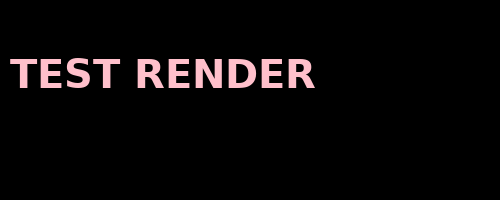
#> input picture generated_images/debug_overlay_test.png, 500 x 200 px; its folder holds only this picture in this run
$ python -i watermark.py   (imports and definitions only)
#> lines starting #> are read from the running program, lines starting #| are printed output that depends on the picture
"""
Intelligent Watermark System with Energy-Based Placement

This module provides sophisticated watermarking capabilities:
- Energy-based optimal placement using Sobel gradients
- Rotating logo pool for variety
- Dynamic text transformations (rotate, scale, skew) based on image content
- Logo + "@e-v-l-o-v-e.bsky.social" text composite watermarks
"""

import os
import json
import math
import numpy as np
from PIL import Image, ImageDraw, ImageFont, ImageFilter, ImageEnhance
from scipy import ndimage
from typing import Tuple, Optional, List
import logging

# --- Configuration ---
WATERMARK_OPACITY = 0.25  # Default opacity (0-1)
WATERMARK_MAX_SIZE_RATIO = 0.15  # Max watermark size relative to image
WATERMARK_MIN_SIZE_RATIO = 0.08  # Min watermark size relative to image
WATERMARK_TEXT = "@e-v-l-o-v-e.bsky.social"
WATERMARK_MARGIN = 20  # Pixels from edge

# Logo rotation state file
# Move to state directory for tidiness
LOGO_STATE_FILE = os.path.join(os.path.dirname(os.path.dirname(os.path.abspath(__file__))), "state", "watermark_state.json")

# --- Logo Pool ---
def get_logo_paths() -> List[str]:
    """Get all available logo paths from the assets/logos directory."""
    base_dir = os.path.dirname(os.path.dirname(os.path.abspath(__file__)))
    logos_dir = os.path.join(base_dir, "assets", "logos")

    logo_paths = []

    # Add from logos directory
    if os.path.exists(logos_dir):
        for f in os.listdir(logos_dir):
            if f.lower().endswith(('.png', '.jpg', '.jpeg', '.webp')):
                logo_paths.append(os.path.join(logos_dir, f))

    # Fallback if empty - check if there are logos in assets root (legacy)
    if not logo_paths:
        root_logo = os.path.join(base_dir, "assets", "love_logo.png")
        if os.path.exists(root_logo):
            logo_paths.append(root_logo)

    return sorted(logo_paths)


# [19 lines left out: functions _load_logo_state, _save_logo_state, not called in this run]


def get_next_logo() -> Optional[Image.Image]:
    """
    Returns the next logo from the rotating pool.
    Cycles through all available logos sequentially.
    """
    logo_paths = get_logo_paths()
    if not logo_paths:
        logging.warning("No logos found in assets/logos directory")
        return None

    state = _load_logo_state()
    current_index = state.get("current_index", 0) % len(logo_paths)

    logo_path = logo_paths[current_index]

    # Update state for next call
    state["current_index"] = (current_index + 1) % len(logo_paths)
    state["last_logo"] = os.path.basename(logo_path)
    _save_logo_state(state)

    try:
        logo = Image.open(logo_path).convert("RGBA")
        logging.info(f"Using logo: {os.path.basename(logo_path)}")
        return logo
    except Exception as e:
        logging.error(f"Error loading logo {logo_path}: {e}")
        return None


# --- Energy Analysis ---
def analyze_image_energy(image: Image.Image) -> np.ndarray:
    """
    Compute energy map using Sobel gradients.
    Low energy = flat/uniform areas ideal for watermarks.
    High energy = edges, details, busy areas to avoid.

    Args:
        image: PIL Image to analyze

    Returns:
        2D numpy array of energy values (same size as image)
    """
    # Convert to grayscale numpy array
    gray = np.array(image.convert('L'), dtype=np.float64)

    # Compute Sobel gradients
    dx = ndimage.sobel(gray, axis=1)  # Horizontal gradient
    dy = ndimage.sobel(gray, axis=0)  # Vertical gradient

    # Energy is magnitude of gradient
    energy = np.sqrt(dx**2 + dy**2)

    # Normalize to 0-1 range
    if energy.max() > 0:
        energy = energy / energy.max()

    return energy


def compute_local_orientation(energy_map: np.ndarray, region: Tuple[int, int, int, int]) -> float:
    """
    Analyze local gradients to determine optimal text rotation.
    Aligns text with dominant gradient direction for natural integration.

    Args:
        energy_map: Full image energy map
        region: (x, y, width, height) of the watermark region

    Returns:
        Optimal rotation angle in degrees (-30 to 30)
    """
    x, y, w, h = region

    # Extract region
    region_energy = energy_map[y:y+h, x:x+w]

    # Compute gradient direction in the region
    dy, dx = np.gradient(region_energy)

    # Average gradient direction
    avg_dx = np.mean(dx)
    avg_dy = np.mean(dy)

    # Calculate angle (clamped to reasonable range)
    if abs(avg_dx) > 0.001 or abs(avg_dy) > 0.001:
        angle = math.degrees(math.atan2(avg_dy, avg_dx))
        # Clamp to -30 to 30 degrees for subtle effect
        angle = max(-30, min(30, angle * 0.3))
    else:
        angle = 0

    return angle


def compute_local_skew(energy_map: np.ndarray, region: Tuple[int, int, int, int]) -> Tuple[float, float]:
    """
    Compute skew factors based on energy gradient flow.

    Args:
        energy_map: Full image energy map
        region: (x, y, width, height) of the watermark region

    Returns:
        (skew_x, skew_y) factors for affine transformation
    """
    x, y, w, h = region
    region_energy = energy_map[y:y+h, x:x+w]

    # Compute gradient
    dy, dx = np.gradient(region_energy)

    # Skew based on gradient variation
    skew_x = np.std(dx) * 0.1  # Subtle horizontal skew
    skew_y = np.std(dy) * 0.1  # Subtle vertical skew

    # Clamp to reasonable values
    skew_x = max(-0.15, min(0.15, skew_x))
    skew_y = max(-0.15, min(0.15, skew_y))

    return skew_x, skew_y


def find_optimal_watermark_position(
    image: Image.Image,
    watermark_size: Tuple[int, int],
    energy_map: Optional[np.ndarray] = None
) -> Tuple[int, int, float, float]:
    """
    Find position with lowest energy that fits the watermark.

    Args:
        image: Source image
        watermark_size: (width, height) of watermark
        energy_map: Pre-computed energy map (optional)

    Returns:
        (x, y, angle, scale) for optimal placement
    """
    if energy_map is None:
        energy_map = analyze_image_energy(image)

    img_w, img_h = image.size
    wm_w, wm_h = watermark_size

    # Define candidate regions (corners and edges, avoiding center)
    margin = WATERMARK_MARGIN
    candidates = [
        # Bottom-right (most common)
        (img_w - wm_w - margin, img_h - wm_h - margin),
        # Bottom-left
        (margin, img_h - wm_h - margin),
        # Top-right
        (img_w - wm_w - margin, margin),
        # Top-left
        (margin, margin),
        # Bottom-center
        ((img_w - wm_w) // 2, img_h - wm_h - margin),
        # Right-center
        (img_w - wm_w - margin, (img_h - wm_h) // 2),
    ]

    best_pos = candidates[0]
    best_energy = float('inf')

    for x, y in candidates:
        # Ensure within bounds
        x = max(0, min(x, img_w - wm_w))
        y = max(0, min(y, img_h - wm_h))

        # Calculate average energy in this region
        region = energy_map[y:y+wm_h, x:x+wm_w]
        avg_energy = np.mean(region)

        if avg_energy < best_energy:
            best_energy = avg_energy
            best_pos = (x, y)

    x, y = best_pos

    # Compute optimal rotation based on local gradients
    angle = compute_local_orientation(energy_map, (x, y, wm_w, wm_h))

    # Scale based on energy variance (lower variance = can be larger)
    region = energy_map[y:y+wm_h, x:x+wm_w]
    variance = np.var(region)
    # Scale inversely with variance (busy areas get smaller watermark)
    scale = 1.0 - (variance * 0.3)
    scale = max(0.7, min(1.0, scale))

    return x, y, angle, scale


# --- Watermark Creation ---
def create_text_watermark(
    text: str,
    font_size: int,
    opacity: float = 1.0,
    rotation: float = 0,
    skew: Tuple[float, float] = (0, 0)
) -> Image.Image:
    """
    Creates a text watermark image.

    Args:
        text: Text to render
        font_size: Font size in points
        opacity: Opacity (0-1)
        rotation: Rotation angle
        skew: Skew factors

    Returns:
        RGBA image of the text
    """
    # Find font
    # Standard font checks
    font_paths = [
        "/usr/share/fonts/truetype/dejavu/DejaVuSans-Bold.ttf",
        "/usr/share/fonts/truetype/liberation/LiberationSans-Bold.ttf",
        "C:\\Windows\\Fonts\\arialbd.ttf",
        "C:\\Windows\\Fonts\\impact.ttf",
    ]

    # Also check local assets
    base_dir = os.path.dirname(os.path.dirname(os.path.abspath(__file__)))
    local_font = os.path.join(base_dir, "assets", "fonts", "arialbd.ttf")
    font_paths.insert(0, local_font)

    font = None
    for path in font_paths:
        try:
            if os.path.exists(path):
                font = ImageFont.truetype(path, font_size)
                break
        except Exception:
            continue

    if font is None:
        font = ImageFont.load_default()

    # Calculate size
    dummy_img = Image.new('RGBA', (1, 1))
    dummy_draw = ImageDraw.Draw(dummy_img)
    text_bbox = dummy_draw.textbbox((0, 0), text, font=font)
    text_width = text_bbox[2] - text_bbox[0]
    text_height = text_bbox[3] - text_bbox[1]

    # Create image with padding for rotation/skew
    padding = int(max(text_width, text_height) * 0.5)
    img_size = (text_width + padding * 2, text_height + padding * 2)

    watermark = Image.new('RGBA', img_size, (0, 0, 0, 0))
    draw = ImageDraw.Draw(watermark)

    # Draw text centered
    x = (img_size[0] - text_width) // 2
    y = (img_size[1] - text_height) // 2

    # White text with optional opacity
    alpha = int(255 * opacity)
    text_color = (255, 255, 255, alpha)

    draw.text((x, y), text, font=font, fill=text_color)

    # Cropping box to trim empty space after transforms
    bbox = [x, y, x + text_width, y + text_height]

    # Apply rotation
    if abs(rotation) > 0.5:
        watermark = watermark.rotate(rotation, expand=True, resample=Image.Resampling.BICUBIC)

    # Apply skew
    if abs(skew[0]) > 0.01 or abs(skew[1]) > 0.01:
        w, h = watermark.size
        skew_x, skew_y = skew
        coeffs = (1, skew_x, -skew_x * h / 2,
                  skew_y, 1, -skew_y * w / 2)
        watermark = watermark.transform(
            (w, h),
            Image.Transform.AFFINE,
            coeffs,
            resample=Image.Resampling.BICUBIC
        )

    return watermark.crop(watermark.getbbox())


# [26 lines left out: function mask_energy_region, not called in this run]


# --- Main Entry Point ---
def apply_watermark(
    image: Image.Image,
    opacity: float = WATERMARK_OPACITY,
    force_position: Optional[Tuple[int, int]] = None
) -> Image.Image:
    """
    Main entry point - applies intelligent split watermarks (Logo + Hidden Text).

    Args:
        image: Source PIL Image
        opacity: Watermark opacity (0-1) for the main logo
        force_position: Optional forced (x, y) position for the LOGO

    Returns:
        Image with watermarks applied
    """
    try:
        if image.mode not in ('RGB', 'RGBA'):
            image = image.convert('RGB')

        img_w, img_h = image.size
        energy_map = analyze_image_energy(image)

        # --- 1. Place Main Logo ---
        logo = get_next_logo()
        if logo:
            # Calculate optimal logo size
            max_logo_size = int(min(img_w, img_h) * WATERMARK_MAX_SIZE_RATIO)
            min_logo_size = int(min(img_w, img_h) * WATERMARK_MIN_SIZE_RATIO)
            target_logo_size = max(min_logo_size, min(max_logo_size, 150)) # Cap at 150px

            # Resize logo maintaining aspect ratio
            aspect = logo.width / logo.height
            if aspect > 1:
                logo_w = target_logo_size
                logo_h = int(target_logo_size / aspect)
            else:
                logo_h = target_logo_size
                logo_w = int(target_logo_size * aspect)

            logo_resized = logo.resize((logo_w, logo_h), Image.Resampling.LANCZOS)

            # Find position
            if force_position:
                lx, ly = force_position
                l_angle = 0
                l_scale = 1.0
            else:
                lx, ly, l_angle, l_scale = find_optimal_watermark_position(
                    image,
                    (logo_w, logo_h),
                    energy_map
                )

            # Apply opacity to logo
            if opacity < 1.0:
                alpha = logo_resized.split()[3] if 'A' in logo_resized.getbands() else logo_resized.convert('RGBA').split()[3]
                alpha = ImageEnhance.Brightness(alpha).enhance(opacity)
                logo_resized.putalpha(alpha)

            # Paste logo
            if image.mode != 'RGBA':
                image = image.convert('RGBA')

            # Adjust position to be safe within image
            lx = max(WATERMARK_MARGIN, min(lx, img_w - logo_w - WATERMARK_MARGIN))
            ly = max(WATERMARK_MARGIN, min(ly, img_h - logo_h - WATERMARK_MARGIN))

            image.paste(logo_resized, (lx, ly), logo_resized)

            logging.info(f"Logo placed at ({lx}, {ly})")

            # Update energy map to mask the logo area + margin
            mask_margin = 20
            energy_map = mask_energy_region(
                energy_map,
                (lx - mask_margin, ly - mask_margin, logo_w + mask_margin*2, logo_h + mask_margin*2)
            )

        # --- 2. Place Hidden "@e-v-l-o-v-e.bsky.social" Text ---
        # Fixed small size ~8pt (approx 11px at 96dpi, but let's say 12px for visibility)
        # We'll scale it slightly with image size but keep it small
        base_font_size = 12
        font_scale = min(img_w, img_h) / 1024
        font_size = int(max(12, base_font_size * font_scale))

        # Generate text image to get dimensions
        text_img_temp = create_text_watermark(WATERMARK_TEXT, font_size)
        tw, th = text_img_temp.size

        # Find position for text using updated energy map
        tx, ty, t_angle, t_scale = find_optimal_watermark_position(
            image,
            (tw, th),
            energy_map
        )

        # Compute skew for text to make it blend organically
        t_skew = compute_local_skew(energy_map, (tx, ty, tw, th))

        # Create final text watermark
        hidden_text = create_text_watermark(
            WATERMARK_TEXT,
            font_size,
            opacity=0.15, # Very subtle
            rotation=t_angle,
            skew=t_skew
        )

        # Paste text
        tx = max(WATERMARK_MARGIN, min(tx, img_w - hidden_text.width - WATERMARK_MARGIN))
        ty = max(WATERMARK_MARGIN, min(ty, img_h - hidden_text.height - WATERMARK_MARGIN))

        image.paste(hidden_text, (tx, ty), hidden_text)

        logging.info(f"Hidden '{WATERMARK_TEXT}' placed at ({tx}, {ty})")

        return image.convert('RGB')

    except Exception as e:
        logging.error(f"Error applying watermark: {e}")
        return image


# --- Utility Functions ---
# [30 lines left out: functions generate_energy_visualization, get_watermark_stats, not called in this run]

>>> from PIL import Image
>>> picture = Image.open('../../generated_images/debug_overlay_test.png')
#> picture is the input picture: PIL image 500x200 RGB; mean R, G, B 11, 8.3, 8.7
>>> result = apply_watermark(picture)
#> in analyze_image_energy, `gray = np.array(image.convert('L'), dtype=np.float64)`:
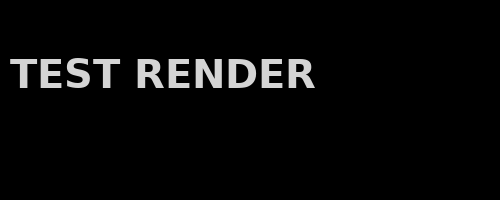
#> gray: shape (200, 500) float64; min 0, max 212, mean 9.1
#> in analyze_image_energy, `dx = ndimage.sobel(gray, axis=1)`:
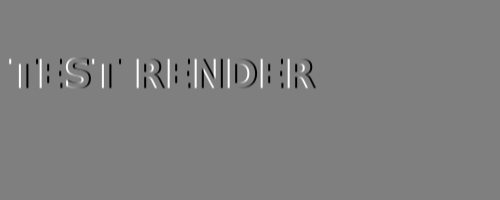
#> dx: shape (200, 500) float64; min -848, max 848, mean 0; drawn with min black and max white
#> in analyze_image_energy, `dy = ndimage.sobel(gray, axis=0)`:
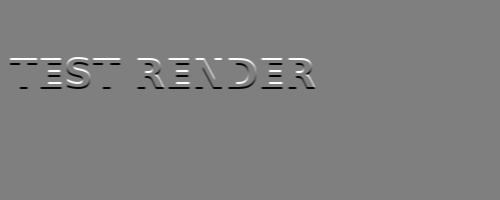
#> dy: shape (200, 500) float64; min -848, max 848, mean 0; drawn with min black and max white
#> in analyze_image_energy, `energy = np.sqrt(dx**2 + dy**2)`:
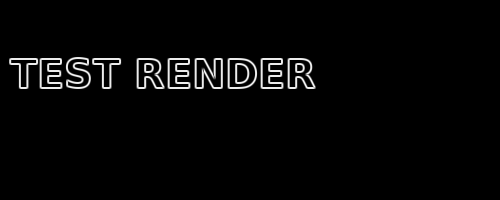
#> energy: shape (200, 500) float64; min 0, max 915, mean 23.7; drawn with min black and max white
#> in create_text_watermark, `watermark = Image.new('RGBA', img_size, (0, 0, 0, 0))`: watermark: PIL image 320x173 RGBA; every value is 0
#> the loop in find_optimal_watermark_position, `for x, y in candidates:` made 6 passes
#> best_energy on pass 1: 0
#> after the loop in find_optimal_watermark_position, `for x, y in candidates:`: best_energy = 0
#> in find_optimal_watermark_position, `x, y = best_pos`: y = 167
#> in compute_local_orientation, `avg_dx = np.mean(dx)`: avg_dx = 0
#> in find_optimal_watermark_position, `scale = 1.0 - (variance * 0.3)`: scale = 1
#> in apply_watermark, `tx, ty, t_angle, t_scale = find_optimal_watermark_position( image, (tw..`: tx = 320; ty = 167; t_angle = 0; t_scale = 1
#> in compute_local_skew, `skew_x = np.std(dx) * 0.1`: skew_x = 0
#> in apply_watermark, `t_skew = compute_local_skew(energy_map, (tx, ty, tw, th))`: t_skew = (0, 0)
